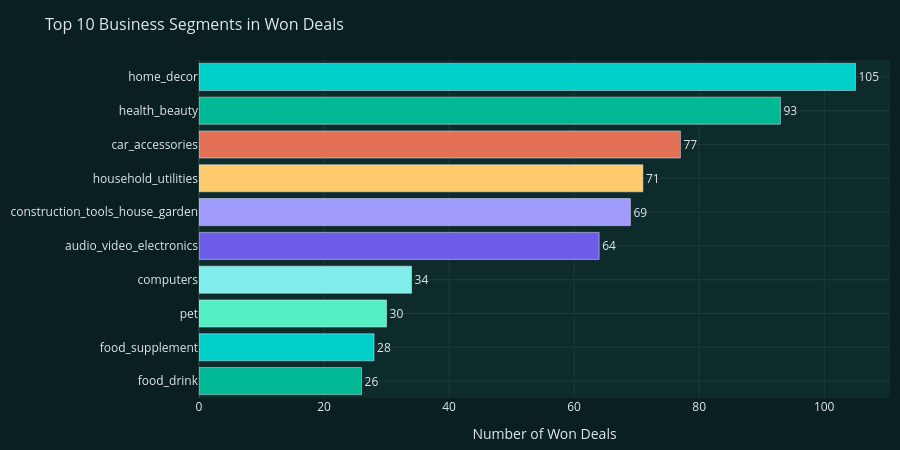

This figure's notebook cell:
### Markdown cell above
## 8. Top Business Segments (Won Deals)

### Code cell
top_segs = deals['business_segment'].value_counts().head(10).sort_values()

fig = go.Figure(go.Bar(
    x=top_segs.values, y=top_segs.index, orientation='h',
    marker_color=[PALETTE[i % len(PALETTE)] for i in range(len(top_segs))],
    text=top_segs.values, textposition='outside'
))
fig = style_fig(fig, title='Top 10 Business Segments in Won Deals', height=450)
fig.update_layout(xaxis_title='Number of Won Deals')
fig.show()

### Figure 1 — Plotly figure (JSON) as saved in the notebook; plotly's stock layout.template omitted (floating-point values rounded to 4 significant figures)
{"data": [{"marker": {"color": ["#00b894", "#00cec9", "#55efc4", "#81ecec", "#6c5ce7", "#a29bfe", "#fdcb6e", "#e17055", "#00b894", "#00cec9"]}, "orientation": "h", "text": [26, 28, 30, 34, 64, 69, 71, 77, 93, 105], "textposition": "outside", "type": "bar", "x": [26, 28, 30, 34, 64, 69, 71, 77, 93, 105], "y": ["food_drink", "food_supplement", "pet", "computers", "audio_video_electronics", "construction_tools_house_garden", "household_utilities", "car_accessories", "health_beauty", "home_decor"]}], "layout": {"font": {"color": "#e2e8f0", "size": 12}, "height": 450, "legend": {"bgcolor": "#0d2b2b", "bordercolor": "#1f3a3a", "borderwidth": 1, "font": {"color": "#e2e8f0"}}, "margin": {"b": 10, "l": 10, "r": 10, "t": 60}, "paper_bgcolor": "#0a1f1f", "plot_bgcolor": "#0d2b2b", "title": {"font": {"color": "#e2e8f0", "size": 16}, "text": "Top 10 Business Segments in Won Deals"}, "xaxis": {"color": "#e2e8f0", "gridcolor": "#1f3a3a", "title": {"text": "Number of Won Deals"}, "zerolinecolor": "#1f3a3a"}, "yaxis": {"color": "#e2e8f0", "gridcolor": "#1f3a3a", "zerolinecolor": "#1f3a3a"}}}
